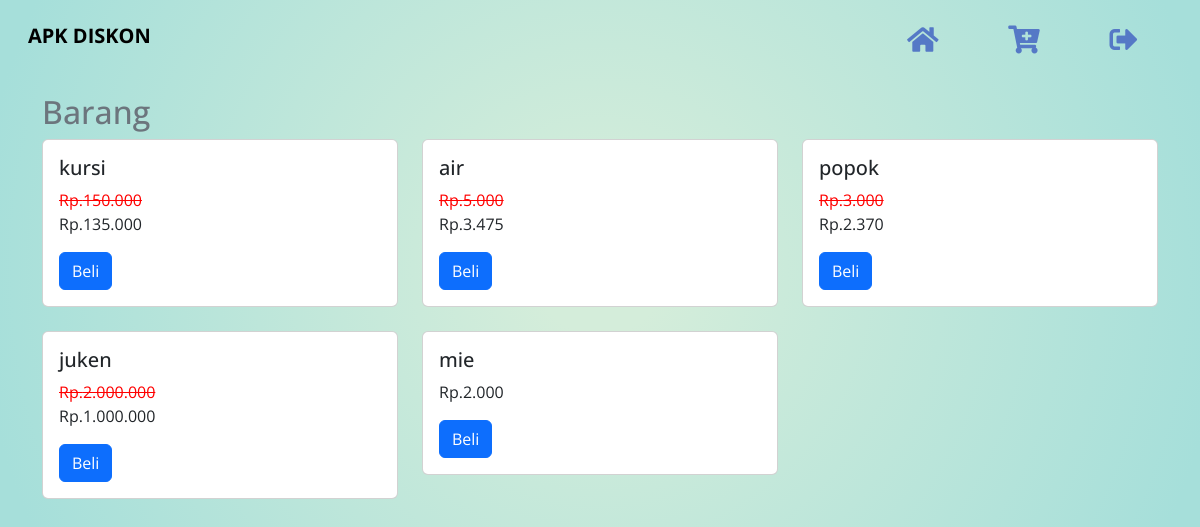
Screenshot of /candra/htdocs/index.php with the database file from the repository.
### tables this page shows
CREATE TABLE `barang` (
  `IdBarang` int(11) NOT NULL,
  `NamaBarang` varchar(50) DEFAULT NULL,
  `Harga` int(50) DEFAULT NULL,
  `Besarandiskon` decimal(10,2) DEFAULT NULL
);

### candra/htdocs/controllers/barang.php (called while the page is built, shortened)
<?php
include_once __DIR__ . '/../models/barang.php';
$barang = new Barang();
try {
    if (!empty($_GET['aksi'])) {
        if ($_GET['aksi'] == 'tambah' && isset($_POST['tambah'])) {
            $NamaBarang = $_POST['NamaBarang'];
            $Harga = $_POST['Harga'];
            $Besarandiskon = $_POST['Besarandiskon'];
            $barang->TambahBarang($NamaBarang, $Harga, $Besarandiskon);
        } elseif ($_GET['aksi'] == 'hapus') {
            $id = $_GET['IdBarang'];
            $hapus = $barang->Hapus($id);
            if ($hapus) {
                header("Location: ../views/barang.php");
            } else {
                echo "<script>alert('Data Gagal Dihapus');window.location='../views/barang.php'</script>";
            }
        } elseif ($_GET['aksi'] == 'edit' && isset($_POST['edit'])) {
            $id = $_POST['IdBarang'];
            $NamaBarang = $_POST['NamaBarang'];
            $Harga = $_POST['Harga'];
            $Besarandiskon = $_POST['Besarandiskon'];
             $barang->Edit($id, $NamaBarang, $Harga, $Besarandiskon);
        }
    } else {
        $barangs = $barang->TampilData();
    }
} catch (Exception $e) {
    echo "Error: " . $e->getMessage();
}

### candra/htdocs/controllers/conn.php (called while the page is built, shortened)
<?php
class database
{
	private $host = "sql213.infinityfree.com";
	private $uname = "if0_38731042";
	private $pass = "DwverzcH4jPmIr";
	private $db = "if0_38731042_diskon";
	function __construct()
	{
		$this->koneksi = mysqli_connect($this->host, $this->uname, $this->pass);
		mysqli_select_db($this->koneksi, $this->db);
		if ($this->koneksi) {
			return $this->koneksi;
		} else {
			echo "Koneksi database mysql dan php GAGAL !";
		}
	}
}

### candra/htdocs/models/barang.php (called while the page is built, shortened)
<?php
include_once __DIR__ . '/../controllers/conn.php';
class Barang {
    public function TampilData(){
        $conn = new database();
		$data = mysqli_query($conn->koneksi, "SELECT * FROM barang ORDER BY IdBarang desc ");
        $hasil = [];
		while ($d = mysqli_fetch_object($data)) {
			$hasil[] = $d;
		}
		return $hasil;
    }
}

### candra/htdocs/index.php (the view, shortened to what this page needs)
<?php
include_once 'views/layouts/header.php';
include_once 'controllers/barang.php';
?>
<main>
<div class="container mt-2">
    <h2 class="text-secondary">Barang</h2>
    <div class="row">
<?php
if (empty($barangs)) {
    echo "<h2>Tidak Ada Barang</h2>";
} else { ?>
    <?php
    foreach ($barangs as $x):
    ?>
        <?php
            $harga = $x->Harga;
            $diskon = isset($x->Besarandiskon) ? $x->Besarandiskon : 0;
            $jumlahDiskon = ($diskon > 0) ? ($harga * $diskon) / 100 : 0;
            $hargaSetelahDiskon = $harga - $jumlahDiskon;
        ?>
        <div class="col-md-4 mb-4">
            <div class="card">
                <div class="card-body">
                <h5 class="card-title"><?= htmlspecialchars($x->NamaBarang) ?></h5>
                <p>
                    <?php if ($diskon > 0) : ?>
                        <span style="text-decoration: line-through; color: red;">
                            Rp.<?= number_format($harga, 0, ',', '.') ?>
                        </span>
                        <br>
                        <span>Rp.<?= number_format($hargaSetelahDiskon, 0, ',', '.') ?></span>
                    <?php else : ?>
                        Rp.<?= number_format($harga, 0, ',', '.') ?>
                    <?php endif; ?>
                </p>
                <a href="#" class="btn btn-primary"
                  data-bs-toggle="modal"
                  data-bs-target="#BeliModal"
                  data-id="<?= $x->IdBarang ?>"
                  data-nama="<?= $x->NamaBarang ?>"
                  data-harga="<?= ($diskon > 0) ? $hargaSetelahDiskon : $harga ?>"
                  data-user="<?= $_SESSION['data']['IdUser'] ?>">
                  Beli
                </a>
                </div>
            </div>
        </div>
    <?php endforeach; ?>
<?php } ?>
  </div>
</div>
</main>
</html>

### candra/htdocs/views/layouts/header.php (shortened to what this page needs)
<!DOCTYPE html>
<html lang="en">
<head>
    <link href="https://cdn.jsdelivr.net/npm/bootstrap@5.3.3/dist/css/bootstrap.min.css" rel="stylesheet">
    <link rel="stylesheet" href="https://use.fontawesome.com/releases/v5.6.3/css/all.css">
    <link rel="stylesheet" href="../../assets/css/style.css">
</head>
<body>
  <nav class="navbar navbar-expand-lg fixed-top text-dark p-3">
    <div class="container-fluid">
    <h6 class="navbar-brand fw-bolder "  href="#">APK DISKON</h6>
        <div class="navbar-nav ms-auto">
          <div class="button-container">
          <a href="../../index.php" class="fs-3">
          <i class="fas fa-home"></i>
          </a>
          <a href="../../views/cart.php" class="fs-3">
          <i class="fas fa-cart-plus"></i>
          </a>
          <a href="../../controllers/user.php?aksi=logout" onclick="return confirm('Yakin ingin keluar dari aplikasi?')" class="fs-3">
          <i class="fas fa-sign-out-alt"></i>
          </a>
          </div>
        </div>
    </div>
</nav>
</body>
</html>

### candra/htdocs/assets/css/style.css (style rules this page uses)
* { margin: 0; padding: 0; font-family: "Open Sans", sans-serif; }
body { background: #e3f2fd; background: radial-gradient(circle, #d4edda 10%, #a6dfda 95%); }
main { margin-top: 70px; padding: 15px; }
nav { top: 0; left: 0; right: 0; height: 80px; display: flex; align-items: center; padding: 40px 100px; z-index: 100000; transition: 0.6s; }
.navbar-nav a { text-decoration: none; display: flex; margin: 10px; padding: 6px 15px; color: #5579c6; font-weight: 600; }
.button-container { display: flex; width: 300px; height: 70px; align-items: center; justify-content: space-around; }

### rows the page displays
barang: NamaBarang "kursi", Harga "150.000", hargaSetelahDiskon "135.000"
barang: NamaBarang "air", Harga "5.000", hargaSetelahDiskon "3.475"
barang: NamaBarang "popok", Harga "3.000", hargaSetelahDiskon "2.370"
barang: NamaBarang "juken", Harga "2.000.000", hargaSetelahDiskon "1.000.000"
barang: NamaBarang "mie", Harga "2.000"
